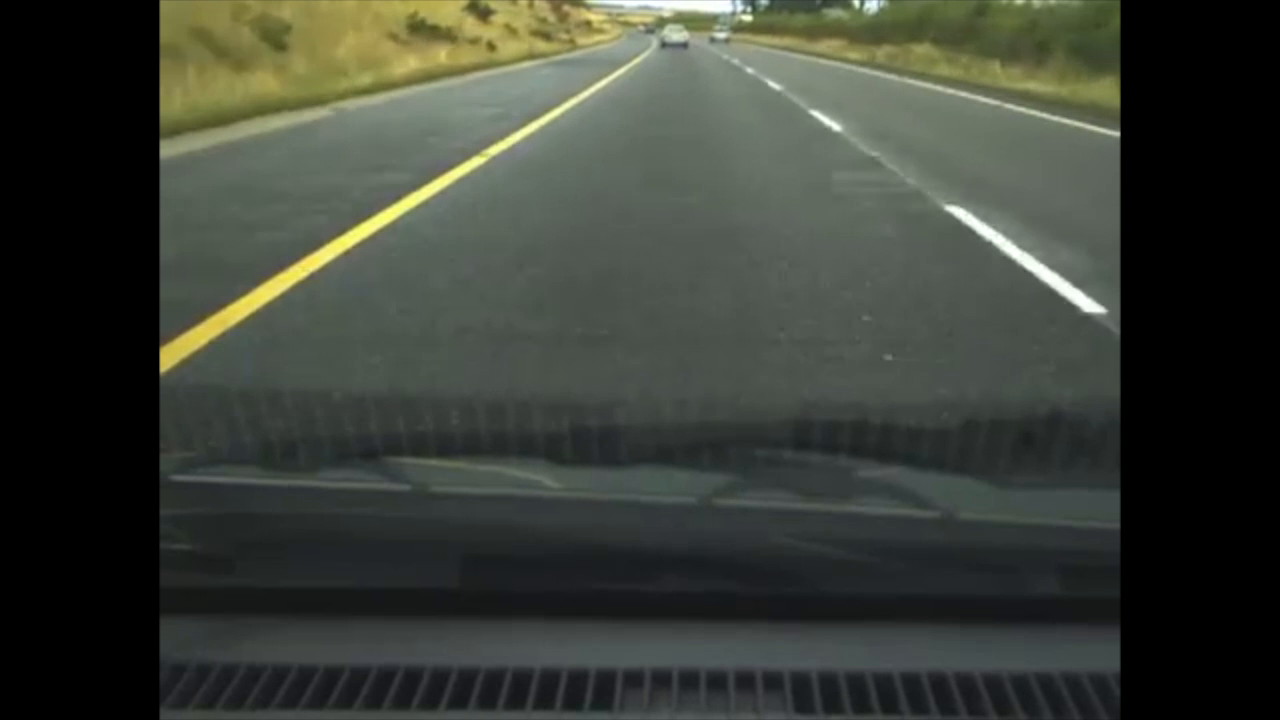
#> input picture frame 20 of test_videos/2.mp4, 1280 x 720 px, given in place of 1.mp4, which was not available
$ python detector.py
#> lines starting #> are read from the running program, lines starting #| are printed output that depends on the picture; after the words box and inside, x2 and y2 are one past the last pixel; in counts of white or black regions, pixels touching at a corner belong together; pictures that were not available may be replaced by others from this repository, and a replacement may not be noted
#> further down, frame is the input picture: shape (720, 1280, 3); mean B, G, R 54.7, 63.2, 58.7
import matplotlib.pyplot as plt
import matplotlib.image as mpimg
import numpy as np
import cv2
import os

def canny(image):
    gray = cv2.cvtColor(image, cv2.COLOR_RGB2GRAY)
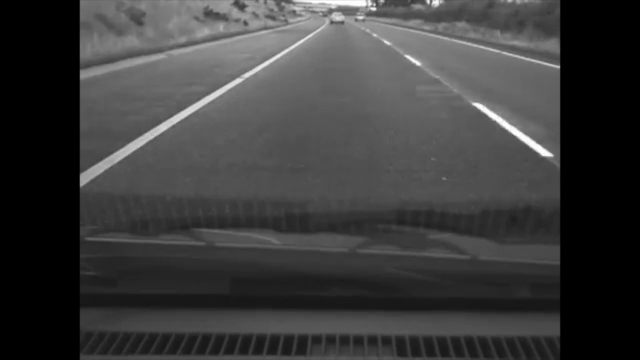
#> gray: shape (720, 1280) (shown at 1/2 size); min 0, max 255, mean 60.1
    blur = cv2.GaussianBlur(gray, (5, 5), 0)
    canny = cv2.Canny(gray, 120, 240)
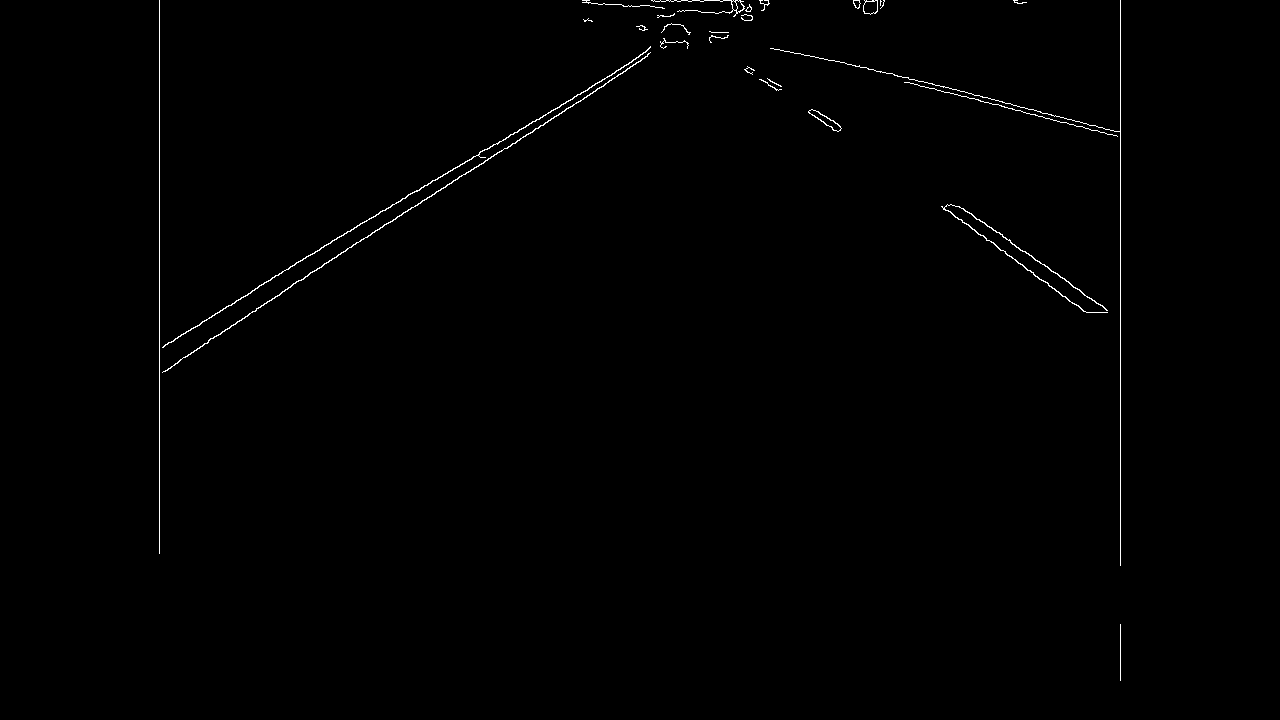
#> canny: shape (720, 1280); 0.52% white in thin lines or dots, all inside (x1, y1, x2, y2) = (159, 0, 1121, 681)
    return canny

# [11 lines left out: function coordinate, not called in this run]

def average_lines(image, lines):
    left = []
    right = []

    if(lines is None):
        return

    for line in lines:
        x1, y1, x2, y2 = line.reshape(4)
        parameters = np.polyfit((x1, x2), (y1, y2), 1)
        slope = parameters[0]
        intercept = parameters[1]
        if(slope < 0):
            left.append((slope, intercept))
        else:
            right.append((slope, intercept))

    left_avg = np.average(left, axis=0)
    right_avg = np.average(right, axis=0)

    left_line = coordinate(image, left_avg)
    right_line = coordinate(image, right_avg)

    return np.array([left_line, right_line])

def display_lines(image, lines):
    line_image = np.zeros_like(image)
    if(lines is None):
        return line_image

    for line in lines:
        x1, y1, x2, y2 = line
        if(x1 > 1280 or x2 > 1280 or y1 > 720 or y2 > 720):
            break
        cv2.line(line_image, (x1, y1), (x2, y2), (255, 0, 0), 10)

    return line_image

def region_of_interest(image):
    height = image.shape[0]
#> height = 720
    polygons = np.array([[(1000, 600), (350, 600), (590, 450), (740, 450)]])
    mask = np.zeros_like(image)
    cv2.fillPoly(mask, polygons, 255)
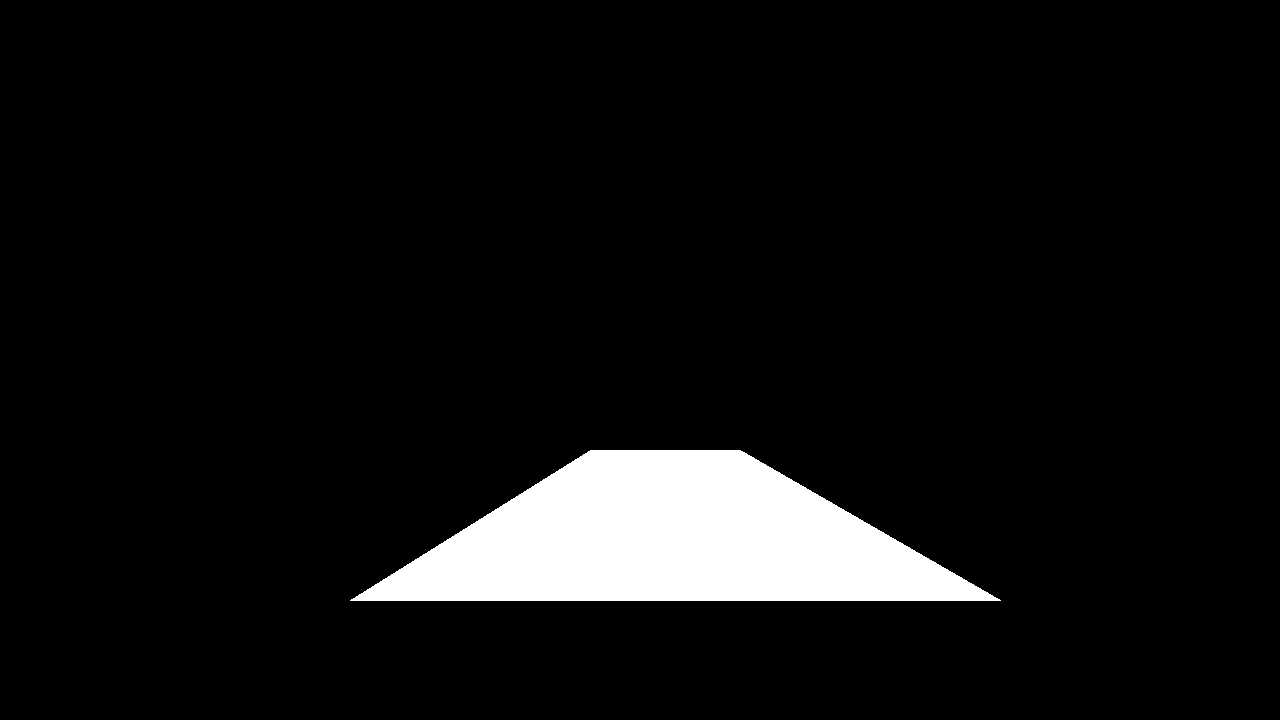
#> mask: shape (720, 1280); 6.6% white; 1 white region, box (x1, y1, x2, y2) and area: (350, 450, 1001, 601) 60641
    masked_image = cv2.bitwise_and(image, mask)
#> masked_image: shape (720, 1280); every value is 0
    return masked_image

def frameDetector(image):
    lane_image = np.copy(image)
    regioned_image = region_of_interest(canny(lane_image))
    # return regioned_image
    lines = cv2.HoughLinesP(regioned_image, 2, np.pi/180, 100, np.array([]), minLineLength=3, maxLineGap=20)
#> lines = None
    lines_avg = average_lines(lane_image, lines)
    line_image = display_lines(lane_image, lines_avg)
#> line_image: shape (720, 1280, 3); every value is 0
    return cv2.addWeighted(lane_image, 0.8, line_image, 1, 1)
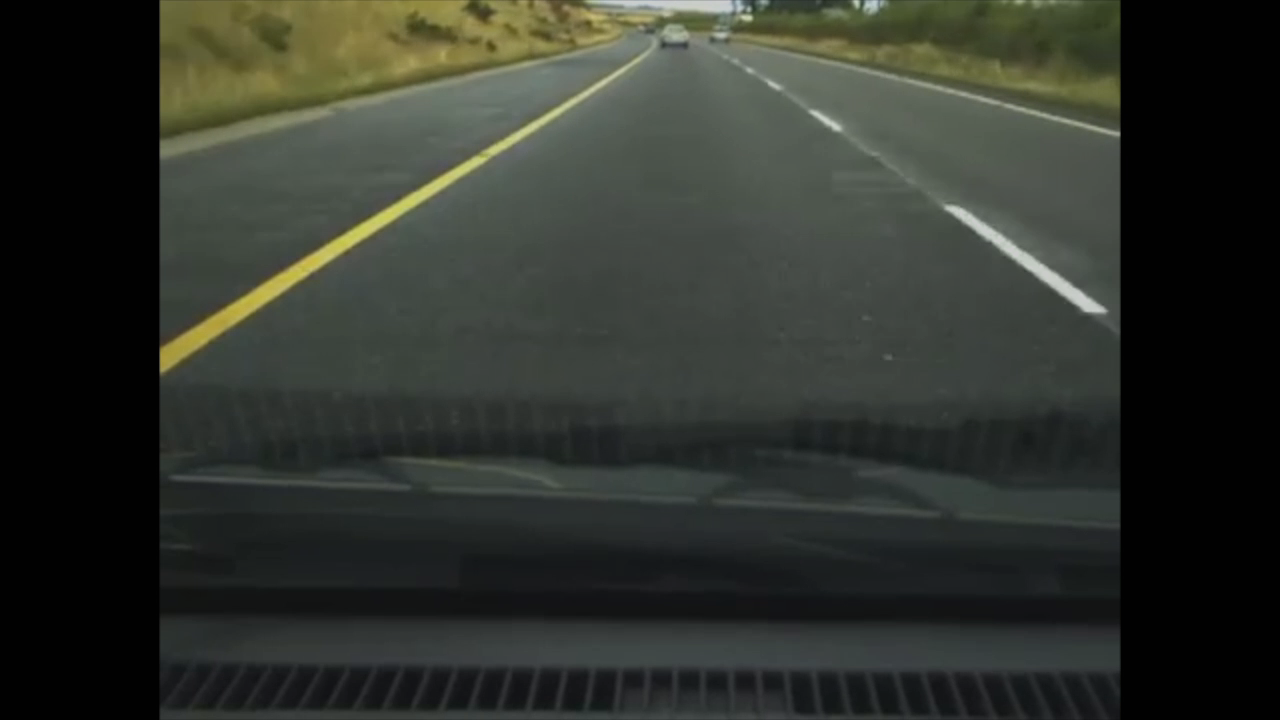
#> returned value: shape (720, 1280, 3); mean of channels 0, 1, 2 44.8, 51.6, 48; drawn as B, G, R

# [6 lines left out: function image_pipeline, not called in this run]

# image_pipeline('test_images')

video = cv2.VideoCapture('./test_videos/1.mp4')

frame_width = int(video.get(3))
frame_height = int(video.get(4))

out = cv2.VideoWriter('./test_videos_output/1.avi', cv2.VideoWriter_fourcc('M','J','P','G'), 30, (frame_width,frame_height))

while(video.isOpened()):
    ret, frame = video.read()
    if ret:
        constructed_frame = frameDetector(frame)
        # plt.imshow(constructed_frame)
        # plt.show()
        # break
        out.write(constructed_frame)
    else:
        break

video.release()
out.release()

$ run again, starting later in the video
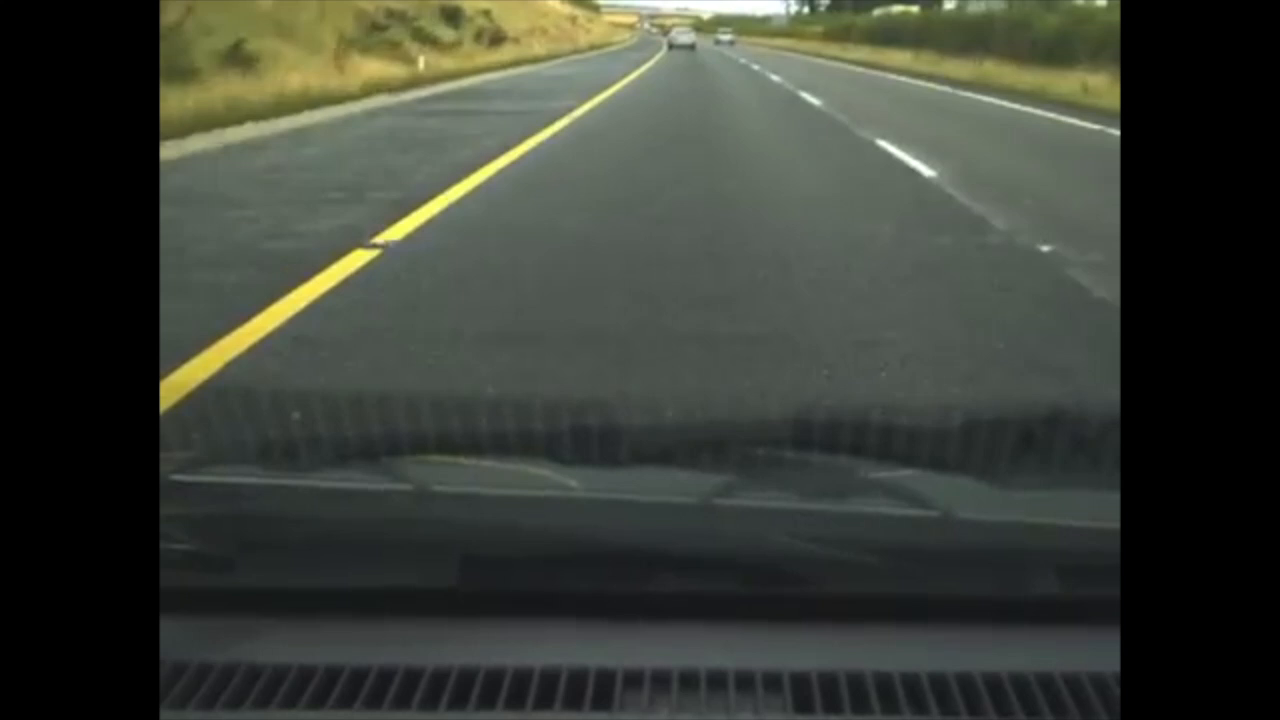
#> input picture frame 90 of test_videos/2.mp4, 1280 x 720 px, given in place of 1.mp4, which was not available
#> frame is the input picture: shape (720, 1280, 3); mean B, G, R 54.6, 63.3, 59.1
#> in canny, `canny = cv2.Canny(gray, 120, 240)`:
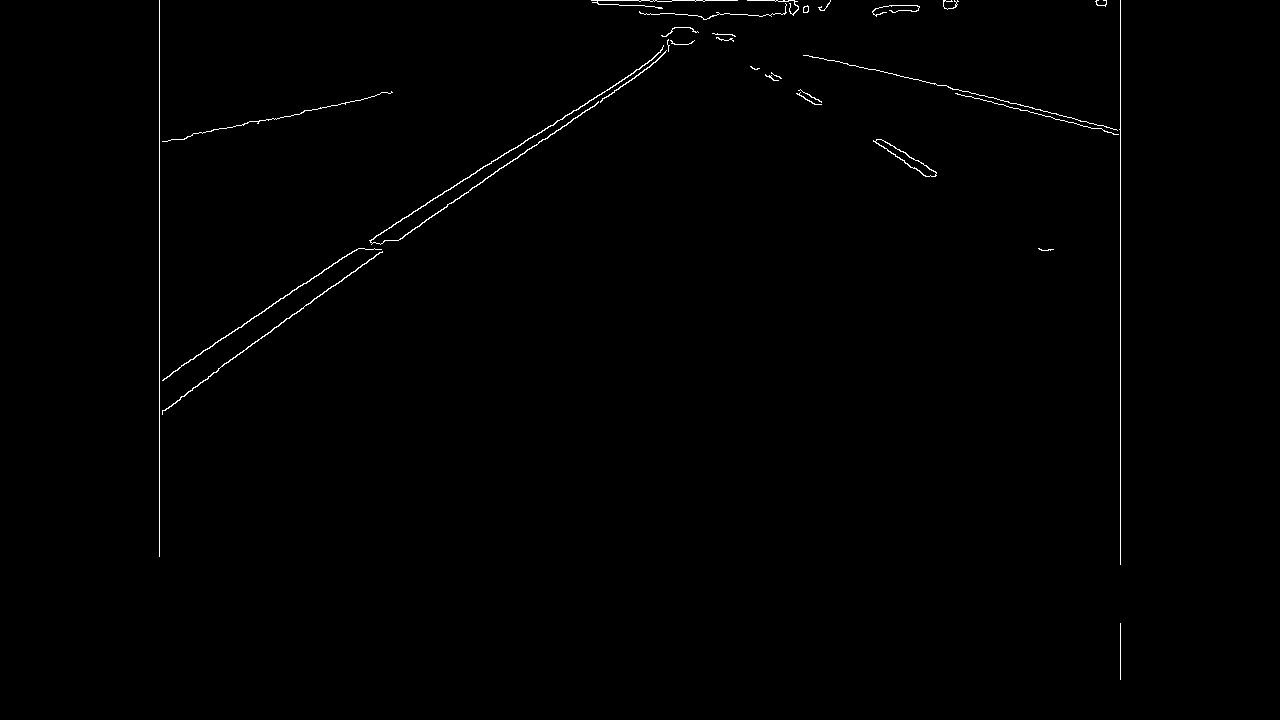
#> canny: shape (720, 1280); 0.53% white in thin lines or dots, all inside (x1, y1, x2, y2) = (159, 0, 1121, 680)
#> height = 720
#> mask: shape (720, 1280); 6.6% white; 1 white region, box (x1, y1, x2, y2) and area: (350, 450, 1001, 601) 60641
#> masked_image: shape (720, 1280); every value is 0
#> lines = None
#> line_image: shape (720, 1280, 3); every value is 0
#> in frameDetector, `return cv2.addWeighted(lane_image, 0.8, line_image, 1, 1)`:
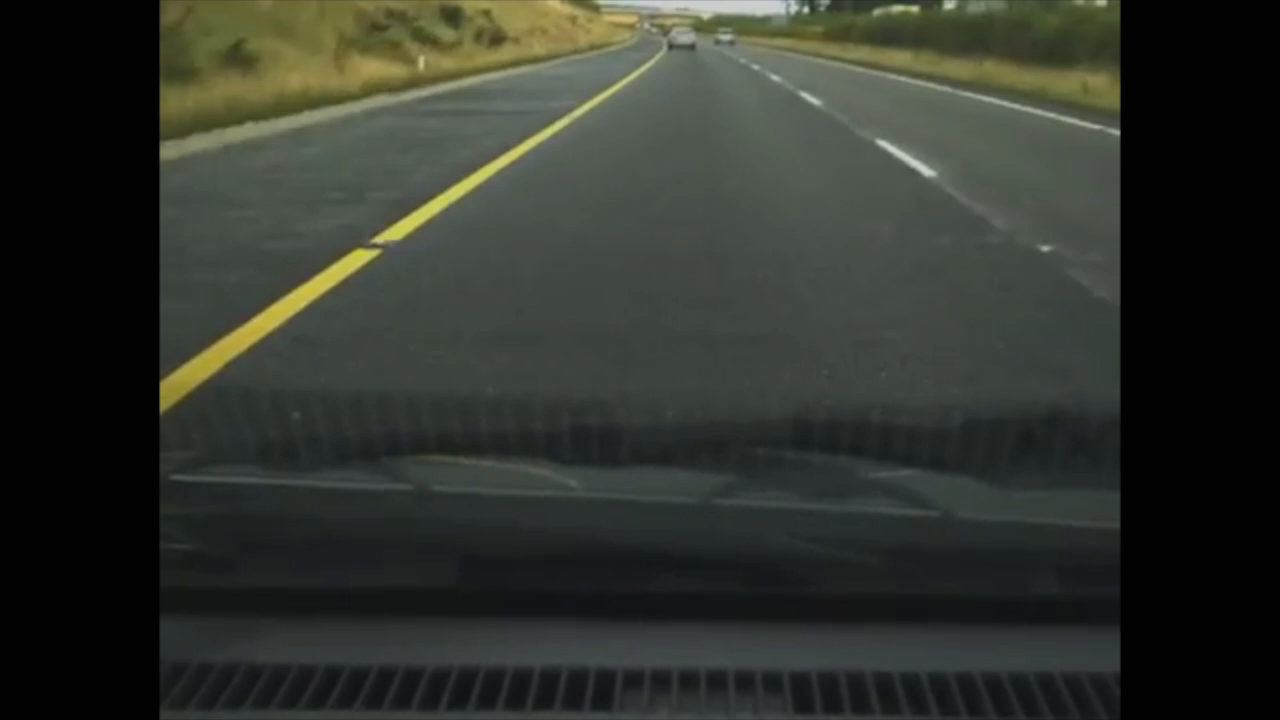
#> returned value: shape (720, 1280, 3); mean of channels 0, 1, 2 44.7, 51.7, 48.3; drawn as B, G, R

$ run again, starting later in the video
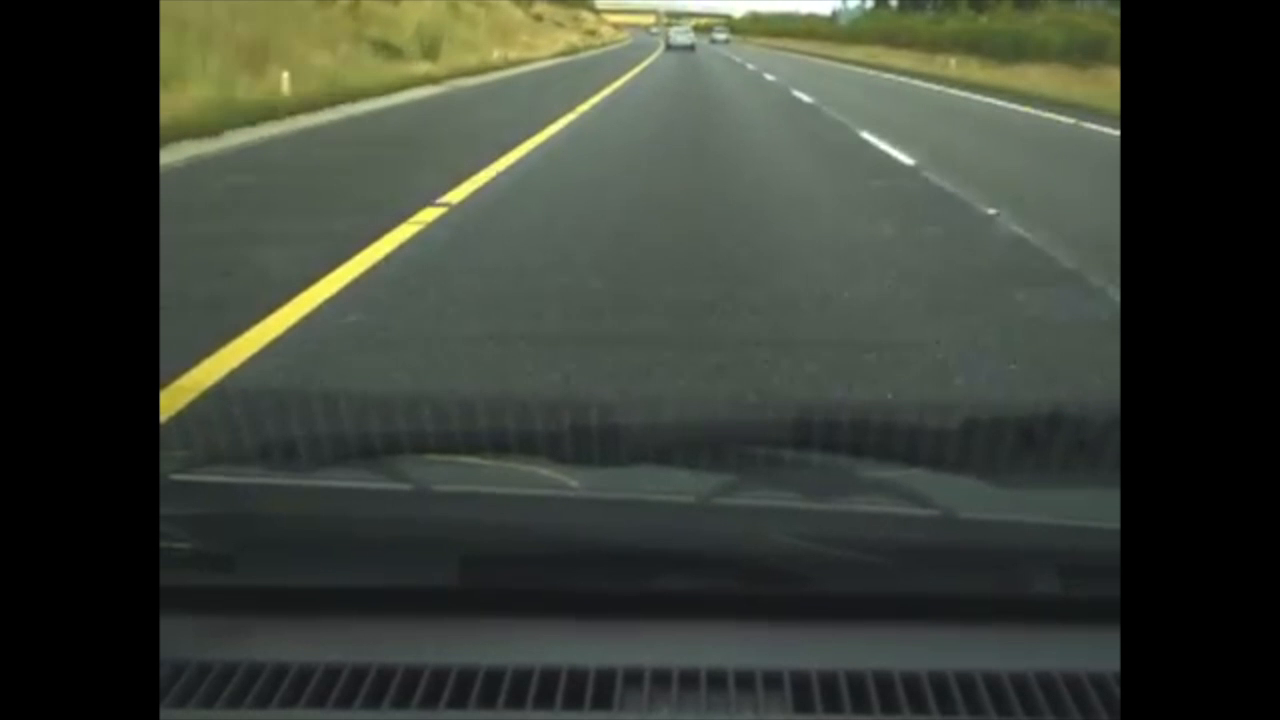
#> input picture frame 160 of test_videos/2.mp4, 1280 x 720 px, given in place of 1.mp4, which was not available
#> frame is the input picture: shape (720, 1280, 3); mean B, G, R 54, 63.8, 58.4
#> in canny, `canny = cv2.Canny(gray, 120, 240)`:
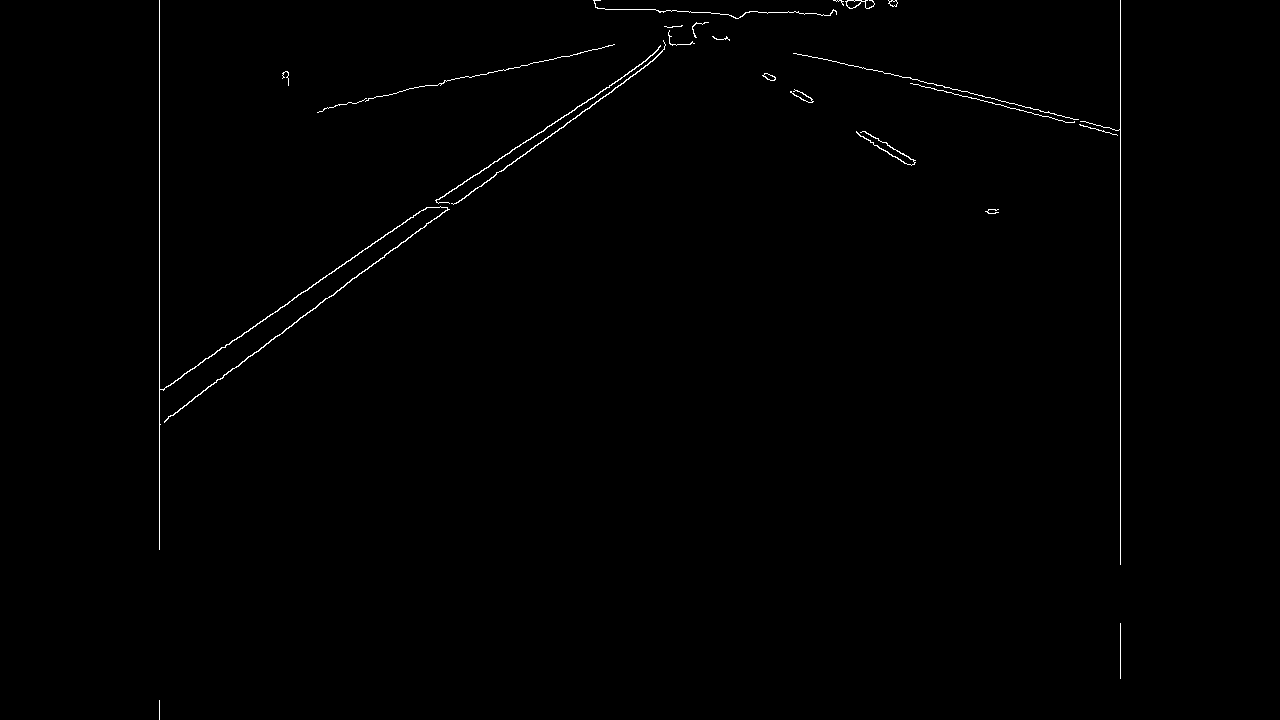
#> canny: shape (720, 1280); 0.5% white in thin lines or dots, all inside (x1, y1, x2, y2) = (159, 0, 1121, 720)
#> height = 720
#> mask: shape (720, 1280); 6.6% white; 1 white region, box (x1, y1, x2, y2) and area: (350, 450, 1001, 601) 60641
#> masked_image: shape (720, 1280); every value is 0
#> lines = None
#> line_image: shape (720, 1280, 3); every value is 0
#> in frameDetector, `return cv2.addWeighted(lane_image, 0.8, line_image, 1, 1)`:
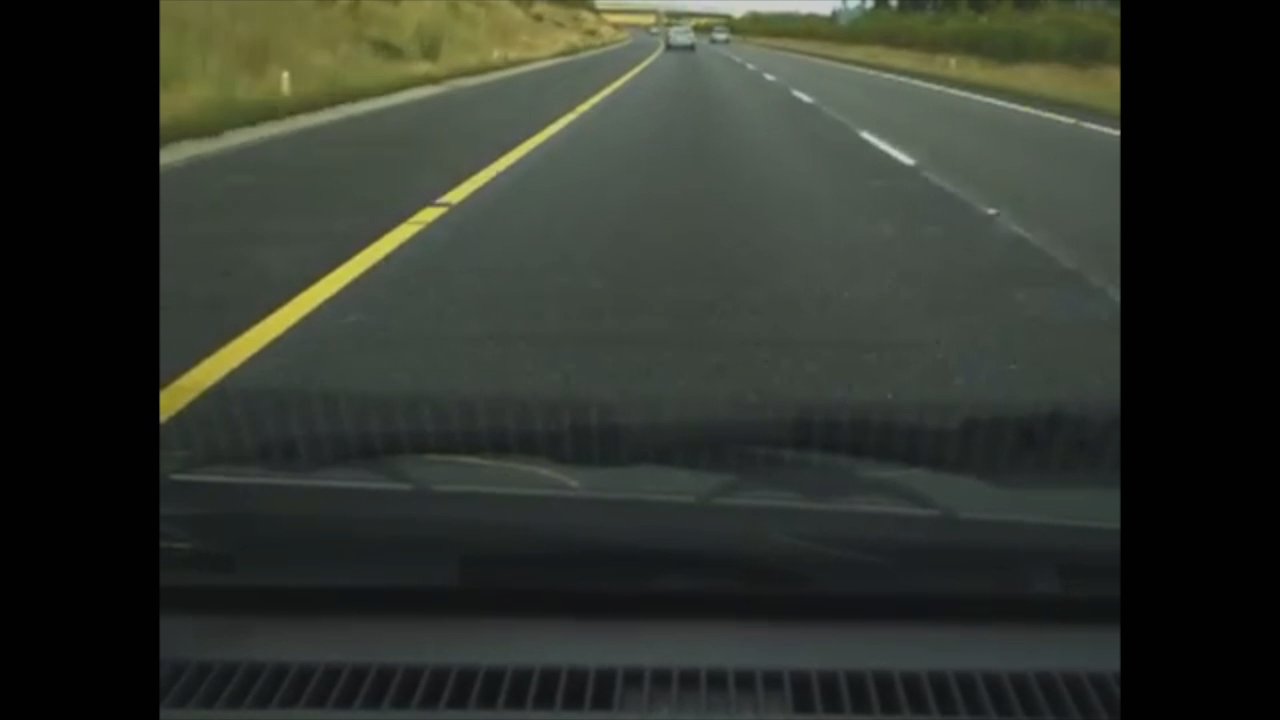
#> returned value: shape (720, 1280, 3); mean of channels 0, 1, 2 44.2, 52.1, 47.7; drawn as B, G, R
